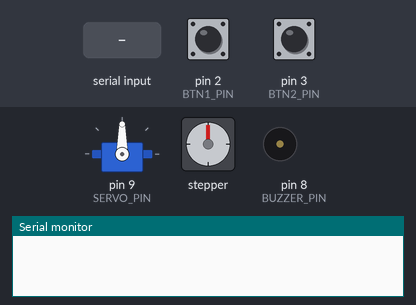
The sketch below on a simulated Arduino Uno, built with avr-gcc and run on an emulated ATmega328P. On the bench: servo, stepper motor, buzzer (waves = sounding), the last lines printed to the serial monitor. The inputs (shaded band) are chosen by the test bench; at power-on: pin 2 (BTN1_PIN) LOW, pin 3 (BTN2_PIN) LOW. Random numbers use the default seed unless the sketch sets one; stepper angles assume 2048 steps per turn.

Above: at 1.2 s.
1.3 s: "HELLO\n" received over Serial
2.8 s: "START\n" received over Serial
At 5.6 s:
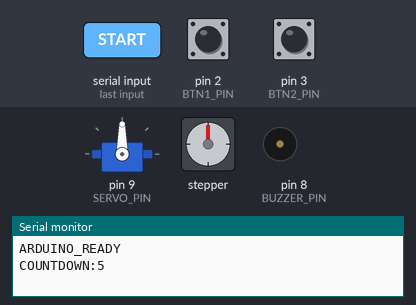
5.8 s: "SPIN:\n" received over Serial
At 6.32 s:
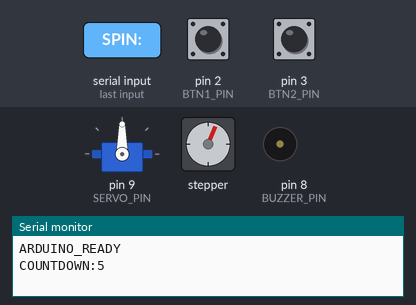
14.8 s: pin 2 (BTN1_PIN) pulled HIGH for 3.2 s
At 19.2 s:
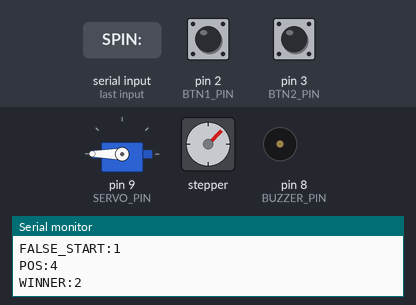
19.5 s: "SPIN:90\n" received over Serial
At 20.03 s:
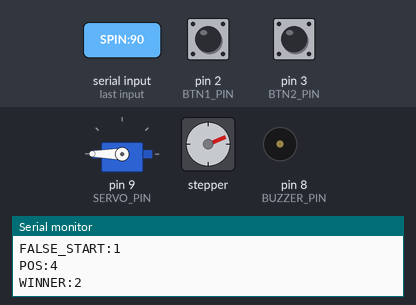
Timing chart, 0 to 29.5 s (numbered marks = the images above; inputs shaded):
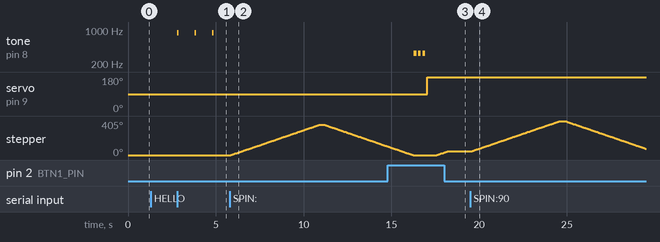

The sketch:

reaction_game.ino
```cpp
#include <Servo.h>
#include <Stepper.h>

// ── Pin assignments ──────────────────────────────────────────
const int BTN1_PIN   = 2;
const int BTN2_PIN   = 3;
const int STEP_IN1   = 4;   // ULN2003 IN1
const int STEP_IN2   = 5;   // ULN2003 IN2
const int STEP_IN3   = 6;   // ULN2003 IN3
const int STEP_IN4   = 7;   // ULN2003 IN4
const int BUZZER_PIN = 8;
const int SERVO_PIN  = 9;

// ── Motor constants ──────────────────────────────────────────
const int STEPS_PER_REV  = 2048;  // 28BYJ-48 half-step = 2048 per rev
const int STEPPER_RPM    = 12;    // keep <= 15 for 28BYJ-48
const int STEP_PER_POINT = 256;   // stepper steps per tug-of-war position (~45 deg)
const int SERVO_P1       = 0;     // servo angle declared for P1 wins
const int SERVO_P2       = 180;   // servo angle declared for P2 wins
const int SERVO_NEUTRAL  = 90;

// ── Tug-of-war constants ─────────────────────────────────────
// 7 positions: 0,1,2,3,4,5,6 — start at 3 (centre)
// P1 wins by reaching 0 (left), P2 wins by reaching 6 (right)
const int TOW_START    = 3;
const int TOW_P1_GOAL  = 0;   // P1 wins when position reaches this
const int TOW_P2_GOAL  = 6;   // P2 wins when position reaches this

// ── Buzzer tone frequencies (Hz) ─────────────────────────────
const int TICK_FREQ      = 880;   // A5 — countdown tick
const int BUZZ_FREQ      = 1400;  // main buzzer "GO!" tone
const int PENALTY_FREQ   = 330;   // E4 — low penalty beep

// ── Objects ──────────────────────────────────────────────────
Servo   servo;
// Pin order for 28BYJ-48 via ULN2003: IN1, IN3, IN2, IN4
// This gives the correct half-step firing sequence
Stepper stepper(STEPS_PER_REV, STEP_IN1, STEP_IN3, STEP_IN2, STEP_IN4);

// ── Game state variables ─────────────────────────────────────
bool          handshakeDone  = false;
bool          roundActive    = false;
bool          buzzFired      = false;
bool          p1Pressed      = false;
bool          p2Pressed      = false;
unsigned long buzzTime       = 0;
unsigned long p1Time         = 0;
unsigned long p2Time         = 0;
int           stepperPos     = 0;  // cumulative stepper steps from centre (for motor tracking)
int           towPos         = TOW_START;  // tug-of-war logical position (0–6)

// ── Non-blocking countdown state (FIX #3) ────────────────────
bool          inCountdown    = false;
int           countdownTotal = 0;
int           countdownLeft  = 0;
unsigned long countdownStart = 0;
bool          tickPlayed     = false;

const unsigned long REACTION_TIMEOUT = 5000; // ms to wait after buzz

// ── Debounce to avoid electrical noise false triggers ────────
const unsigned long DEBOUNCE_MS = 50;
unsigned long lastBtn1Read = 0;
unsigned long lastBtn2Read = 0;

// ─────────────────────────────────────────────────────────────
void setup() {
  Serial.begin(9600);
  randomSeed(analogRead(A0));

  pinMode(BTN1_PIN,   INPUT);
  pinMode(BTN2_PIN,   INPUT);
  pinMode(BUZZER_PIN, OUTPUT);

  servo.attach(SERVO_PIN);
  servo.write(SERVO_NEUTRAL);
  stepper.setSpeed(STEPPER_RPM);
}

// ─────────────────────────────────────────────────────────────
void loop() {

  // ── Read and dispatch serial commands ────────────────────
  if (Serial.available()) {
    String cmd = Serial.readStringUntil('\n');
    cmd.trim();

    if (cmd == "HELLO") {
      handshakeDone = true;
      Serial.println("ARDUINO_READY");
      return;
    }

    if (!handshakeDone) return;

    if (cmd == "START" && !roundActive) {
      startRound();

    } else if (cmd.startsWith("SPIN:")) {
      int player = cmd.substring(5).toInt();
      doVictorySpin(player);

    } else if (cmd == "RESET") {
      resetAll();
    }
  }

  // ── Active round processing ────────────────────────────────
  if (!roundActive) return;

  // ── PHASE 1: Non-blocking countdown ────────────────────────
  if (inCountdown) {
    unsigned long elapsed = millis() - countdownStart;

    if (!tickPlayed) {
      tone(BUZZER_PIN, TICK_FREQ, 80);
      tickPlayed = true;
    }

    // Check for false starts DURING countdown
    if (buttonPressed(BTN1_PIN, lastBtn1Read)) { handleFalseStart(1); return; }
    if (buttonPressed(BTN2_PIN, lastBtn2Read)) { handleFalseStart(2); return; }

    if (elapsed >= 1000) {
      countdownLeft--;
      if (countdownLeft <= 0) {
        inCountdown = false;
        fireBuzzer();
      } else {
        countdownStart = millis();
        tickPlayed = false;
      }
    }
    return;
  }

  // ── PHASE 2: Post-buzz — record reaction times ────────────
  if (buzzFired) {
    if (!p1Pressed && buttonPressed(BTN1_PIN, lastBtn1Read)) {
      p1Time    = millis() - buzzTime;
      p1Pressed = true;
      Serial.print("P1:");
      Serial.println(p1Time);
    }
    if (!p2Pressed && buttonPressed(BTN2_PIN, lastBtn2Read)) {
      p2Time    = millis() - buzzTime;
      p2Pressed = true;
      Serial.print("P2:");
      Serial.println(p2Time);
    }

    if (p1Pressed && p2Pressed) {
      decideWinner();
      return;
    }

    if (millis() - buzzTime > REACTION_TIMEOUT) {
      roundActive = false;
      if (p1Pressed && !p2Pressed) {
        p2Time = REACTION_TIMEOUT;
        decideWinner();
      } else if (p2Pressed && !p1Pressed) {
        p1Time = REACTION_TIMEOUT;
        decideWinner();
      } else {
        Serial.println("TIMEOUT");
      }
    }
  }
}

// ─────────────────────────────────────────────────────────────
bool buttonPressed(int pin, unsigned long &lastRead) {
  if (digitalRead(pin) == HIGH) {
    unsigned long now = millis();
    if (now - lastRead > DEBOUNCE_MS) {
      lastRead = now;
      return true;
    }
  }
  return false;
}

// ─────────────────────────────────────────────────────────────
void startRound() {
  roundActive  = true;
  buzzFired    = false;
  p1Pressed    = false;
  p2Pressed    = false;
  inCountdown  = true;
  tickPlayed   = false;

  countdownTotal = random(1, 21);
  countdownLeft  = countdownTotal;
  countdownStart = millis();

  Serial.print("COUNTDOWN:");
  Serial.println(countdownTotal);
}

// ─────────────────────────────────────────────────────────────
void fireBuzzer() {
  tone(BUZZER_PIN, BUZZ_FREQ, 600);
  delay(600);
  noTone(BUZZER_PIN);

  buzzTime  = millis();
  buzzFired = true;
  Serial.println("BUZZ");
}

// ─────────────────────────────────────────────────────────────
void handleFalseStart(int player) {
  roundActive = false;
  inCountdown = false;
  noTone(BUZZER_PIN);
  int winner  = (player == 1) ? 2 : 1;

  for (int i = 0; i < 3; i++) {
    tone(BUZZER_PIN, PENALTY_FREQ, 150);
    delay(250);
  }
  noTone(BUZZER_PIN);

  Serial.print("FALSE_START:");
  Serial.println(player);

  // Update tug-of-war position and move motors
  updateTowPosition(winner);
}

// ─────────────────────────────────────────────────────────────
void decideWinner() {
  roundActive = false;
  int winner  = (p1Time <= p2Time) ? 1 : 2;

  // Update tug-of-war position and move motors
  updateTowPosition(winner);
}

// ─────────────────────────────────────────────────────────────
// updateTowPosition: move the tug-of-war marker one step toward
// the winner's side, report position, and check for match win.
// ─────────────────────────────────────────────────────────────
void updateTowPosition(int winner) {
  // Move position: P1 wins → position decreases, P2 wins → position increases
  if (winner == 1) {
    towPos--;
  } else {
    towPos++;
  }

  // Clamp just in case (shouldn't be needed)
  if (towPos < TOW_P1_GOAL) towPos = TOW_P1_GOAL;
  if (towPos > TOW_P2_GOAL) towPos = TOW_P2_GOAL;

  // Move the physical motors
  moveMotors(winner);

  // Report the current tug-of-war position to Python
  Serial.print("POS:");
  Serial.println(towPos);

  // Report the round winner
  Serial.print("WINNER:");
  Serial.println(winner);

  // Check if someone reached their goal (match over)
  if (towPos <= TOW_P1_GOAL) {
    Serial.println("MATCH:1");
  } else if (towPos >= TOW_P2_GOAL) {
    Serial.println("MATCH:2");
  }
}

// ─────────────────────────────────────────────────────────────
// moveMotors: servo snaps to winner's side, stepper drifts
// Detach servo before stepping to avoid Timer1 conflict
// ─────────────────────────────────────────────────────────────
void moveMotors(int winner) {
  servo.write(winner == 1 ? SERVO_P1 : SERVO_P2);
  delay(500);

  servo.detach();
  delay(50);

  int steps = (winner == 1) ? -STEP_PER_POINT : STEP_PER_POINT;
  stepper.step(steps);
  stepperPos += steps;

  servo.attach(SERVO_PIN);
  delay(50);
}

// ─────────────────────────────────────────────────────────────
// doVictorySpin: full 360 spin then return to neutral
// ─────────────────────────────────────────────────────────────
void doVictorySpin(int winner) {
  int dir = (winner == 1) ? -1 : 1;

  servo.detach();
  delay(50);

  stepper.step(dir * STEPS_PER_REV);
  delay(300);
  stepper.step(-stepperPos - (dir * STEPS_PER_REV));
  stepperPos = 0;

  servo.attach(SERVO_PIN);
  delay(50);
  servo.write(SERVO_NEUTRAL);

  // Reset tug-of-war position for next game
  towPos = TOW_START;

  Serial.println("SPIN_DONE");
}

// ─────────────────────────────────────────────────────────────
// resetAll: return everything to neutral position
// ─────────────────────────────────────────────────────────────
void resetAll() {
  servo.detach();
  delay(50);
  stepper.step(-stepperPos);
  stepperPos = 0;
  servo.attach(SERVO_PIN);
  delay(50);
  servo.write(SERVO_NEUTRAL);
  towPos = TOW_START;
}
```

Measured:
- after the input at 2.8 s, tone on pin 8 (BUZZER_PIN): alternates 880 Hz for 0.08 s and silent for 0.92 s, starting at once
- after the input at 5.8 s, stepper: turns 360° clockwise in 5.0 s, then 258° counter-clockwise in 3.6 s
- after the input at 14.8 s, servo on pin 9 (SERVO_PIN): 90° → 180° after 2.2 s
- after the input at 19.5 s, stepper: turns 360° clockwise in 5.0 s, then 328° counter-clockwise in 4.6 s
